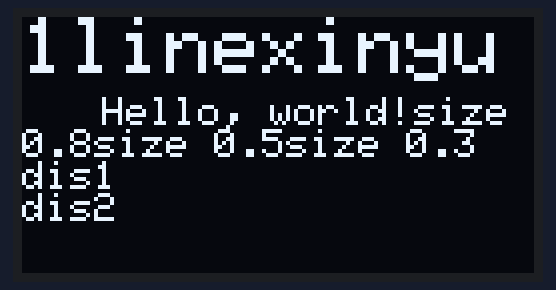
The sketch below on a simulated Arduino Uno, built with avr-gcc and run on an emulated ATmega328P. On the bench: 128×64 one-colour display.

Above: at 2.1 s.

The sketch:

draw_text.ino
```cpp
#include <Wire.h>
#include <Adafruit_GFX.h>
#include <Adafruit_SSD1306.h>

#define SCREEN_WIDTH 128
#define SCREEN_HEIGHT 64

Adafruit_SSD1306 display(SCREEN_WIDTH, SCREEN_HEIGHT, &Wire, -1);

void setup() {
  // put your setup code here, to run once:
  Serial.begin(115200);

  if(!display.begin(SSD1306_SWITCHCAPVCC, 0x3C)) {
    Serial.println(F("SSD1306 allocation failed"));
    for(;;);
  }

  delay(2000);
  display.clearDisplay();
  display.setTextColor(WHITE);

  display.setTextSize(2);
  display.print("1line");
  display.println("xinyu");

  display.setTextSize(1);
  display.setCursor(20, 20); // left up
  display.print("Hello, world!");


  display.setTextSize(0.8); // 1 actually
  display.print("size 0.8");

  display.setTextSize(0.5); // 1 actually
  display.print("size 0.5");

  display.setTextSize(0.3); // 1 actually
  display.println("size 0.3");

  display.println("dis1");
  display.display();

  display.println("dis2");
  display.display();
}

void loop() {
  // put your main code here, to run repeatedly:

}
```
